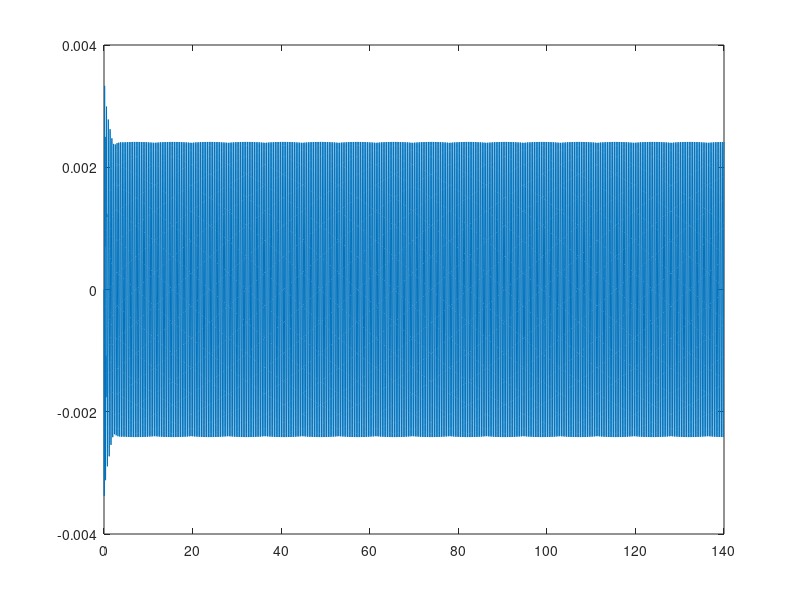

Write the MATLAB code that produced this figure.
clear
clc
close all

M = [600, 400, 200; 400, 1200, 0; 200, 0 800];
K = [300, 0, -200; 0, 500, 300; -200, 300, 700] .* 1e3;
C = [500, 300, -400; 300, 900, 600; -400, 600, 1300];
C_light = diag(C) .* eye(3);

amps = [200; 0; 0];
% force_frequencies = [16; 0; 0];
force_frequencies = [16; 16; 16];

q_0 = [0; 0; 0];
qdot_0 = [0; 0; 0];

[vectors, values] = eig(K,M);

natural_frequencies = [sqrt(values(1,1)); sqrt(values(2,2)); sqrt(values(3,3))];

norm_vector1 = vectors(:,1) / sqrt(transpose(vectors(:,1)) * M * vectors(:,1));
norm_vector2 = vectors(:,2) / sqrt(transpose(vectors(:,2)) * M * vectors(:,2));
norm_vector3 = vectors(:,3) / sqrt(transpose(vectors(:,3)) * M * vectors(:,3));

Phi = [norm_vector1, norm_vector2, norm_vector3];

zeta = diag((transpose(Phi) * C * Phi)) .* (2 .* natural_frequencies).^(-1);
damped_frequencies = natural_frequencies .* sqrt(1 - zeta.^2);

eta_0 = transpose(Phi) * M * q_0;
etadot_0 = transpose(Phi) * M * qdot_0;

t = linspace(0,140,10000);

eta_homogeneous = exp(-zeta .* natural_frequencies .* t) .* (eta_0 .* cos(damped_frequencies .* t)...
    + ((etadot_0  + zeta .* natural_frequencies .* eta_0) ./ damped_frequencies) .* sin(damped_frequencies .* t));

% eta1_homogeneous = exp(-zeta(1) .* natural_frequencies(1) .* t) .* (eta_0(1) .* cos(damped_frequencies(1) .* t) + ((etadot_0(1)  + zeta(1) .* natural_frequencies(1) .* eta_0(1)) / damped_frequencies(1)) .* sin(damped_frequencies(1) .* t));
% eta2_homogeneous = exp(-zeta(2) .* natural_frequencies(2) .* t) .* (eta_0(2) .* cos(damped_frequencies(2) .* t) + ((etadot_0(2)  + zeta(2) .* natural_frequencies(2) .* eta_0(2)) / damped_frequencies(2)) .* sin(damped_frequencies(2) .* t));
% eta3_homogeneous = exp(-zeta(3) .* natural_frequencies(3) .* t) .* (eta_0(3) .* cos(damped_frequencies(3) .* t) + ((etadot_0(3)  + zeta(3) .* natural_frequencies(3) .* eta_0(3)) / damped_frequencies(3)) .* sin(damped_frequencies(3) .* t));

% for i = 1:length(t)
%     for j = 1:3
%     eta_forced(j,i) = Phi(:,j) * amps(j) * ((natural_frequencies(j)^2 - force_frequencies(j)^2)^2 + 4 * zeta(j)^2 ...
%         * natural_frequencies(j)^2 * force_frequencies(j)^2)^(-1);
%     end
% end

for i = 1:3
ETA(i,:) = Phi(i,1) * amps(1) * ((natural_frequencies(i)^2 - force_frequencies(i)^2)^2 + 4 .* zeta(i)^2 .* natural_frequencies(i)^2 .* ...
    force_frequencies(i)^2)^(-1) .* ((natural_frequencies(i)^2 - force_frequencies(i)^2) .* cos(force_frequencies(i) .* t) ...
    + 2 .* zeta(i) * natural_frequencies(i) * force_frequencies(i) .* sin(force_frequencies(i) .* t) - exp(-zeta(i) ...
    .* natural_frequencies(i) .* t) .* ((natural_frequencies(i)^2 - force_frequencies(i)^2) .* cos(damped_frequencies(i) .* t) ...
    + ((zeta(i) .* natural_frequencies(i) .* (natural_frequencies(i) + force_frequencies(i)^2)./damped_frequencies(i)).*sin(damped_frequencies(i) .* t))));
end

% ETA = eta_forced + eta_homogeneous;

% ETA = Phi * ETA;

Q = Phi * ETA;

plot(t,ETA(3,:))

tau1 = 110;
tau2 = 32;
tau3 = 7;

tau = ((4)./(zeta .* natural_frequencies));